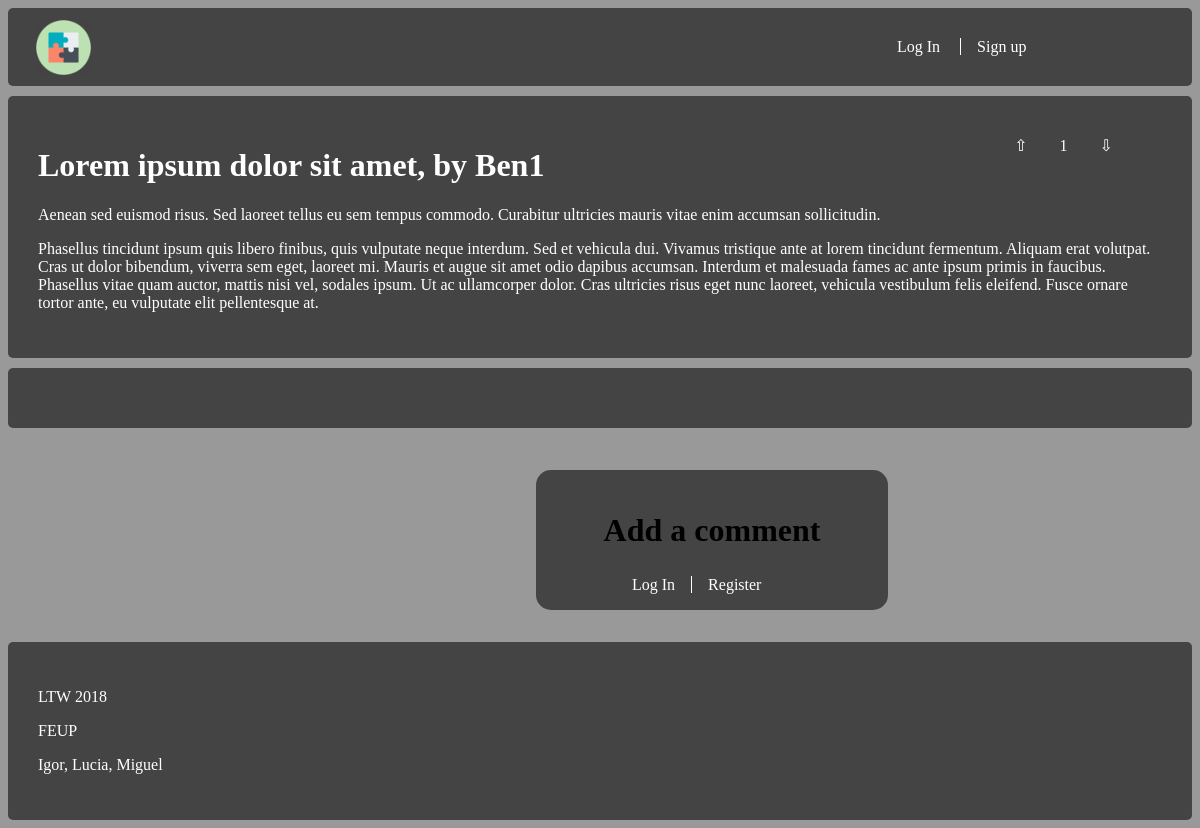
Page /story_item.php?id_story=1 on the earlier database version.
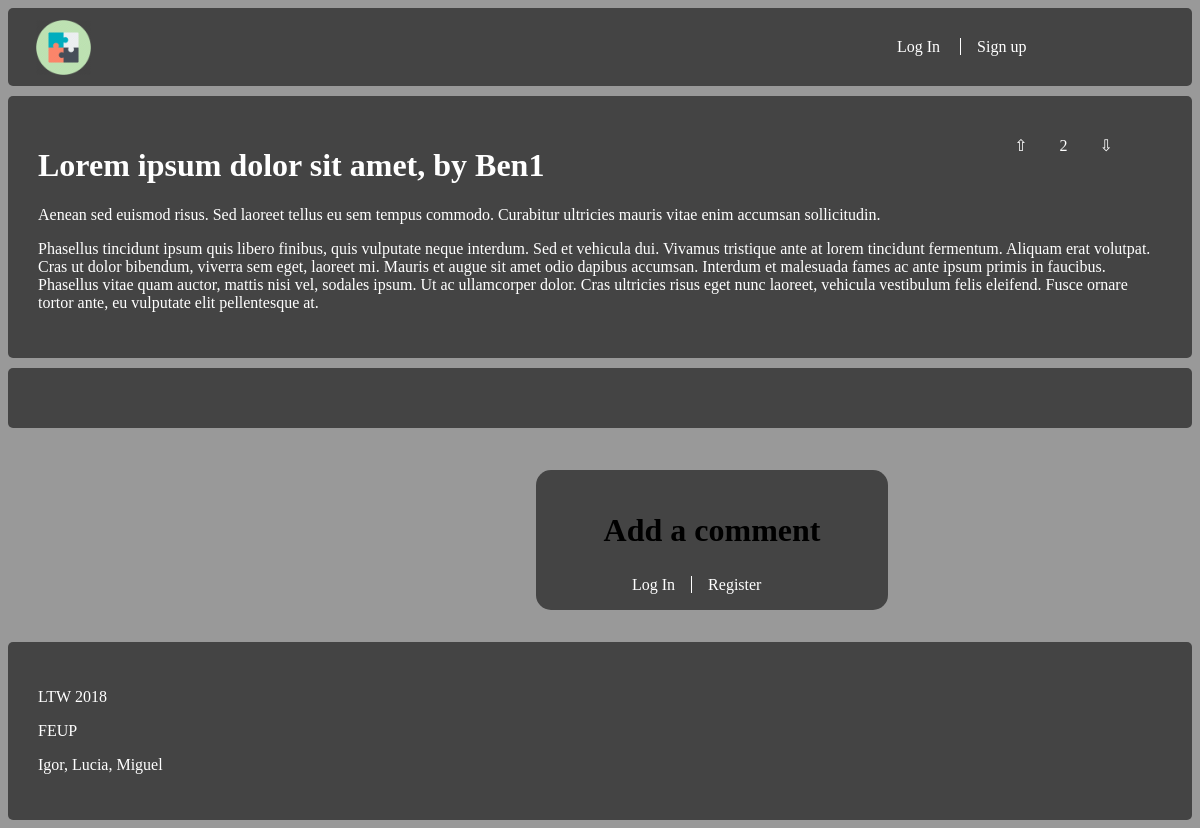
Same page on the later database version.
### tables this page shows
CREATE TABLE stories (
    id_story INTEGER PRIMARY KEY,
    id_user VARCHAR REFERENCES users NOT NULL,
    published DATE NOT NULL,
    title VARCHAR NOT NULL,
    brief_intro VARCHAR NOT NULL,
    storie_text VARCHAR NOT NULL,
    plus INTEGER NOT NULL
);

CREATE TABLE users (
    id_user INTEGER PRIMARY KEY AUTOINCREMENT,
    username VARCHAR NOT NULL,
    password VARCHAR NOT NULL
);

### database/user.php (called while the page is built, shortened)
<?php
    function getUsername($id) {
        global $dbh;
        $stmt = $dbh->prepare("SELECT * FROM users WHERE id_user = ?");
        $stmt->execute(array($id));
        return $stmt->fetch()["username"];
    }
?>

### story_item.php (the view, shortened to what this page needs)
<!DOCTYPE html>
<html lang="en">
<?php
        $id_story = $_GET['id_story'];
        $db = new PDO('sqlite:database/stories_db.db');
        $stmt = $db->prepare("SELECT *
                               FROM stories
                               WHERE id_story = ?
                               ORDER BY published");
        $stmt->execute(array($id_story));
        $story =  $stmt->fetch();
?>
<head>
    <link rel="stylesheet" type="text/css" media="screen" href="style/layout.css" />
    <link rel="stylesheet" type="text/css" media="screen" href="style/main.css" />
</head>
<body>
<div class="wrapper">
<div class="box header">
    <section id="story">
        <?php
        include_once('includes/header.php');
        ?>
        </div>
        <div class = "box content">
        <?php
        echo '<div class="votes">';
		if($_SESSION["logged_in"]) {
			if(hasUpvotedStory($_SESSION["id_user"], $id_story))
				echo '<a href="action_upvote_story.php">⬆</a>';
			else
				echo '<a href="action_upvote_story.php">⇧</a>';
			echo $story['plus'];
			if(hasDownvotedStory($_SESSION["id_user"], $id_story))
				echo '<a href="action_downvote_story.php">⬇</a>';
			else
				echo '<a href="action_downvote_story.php">⇩</a>';
		} else {
			echo '<a href="login.php">⇧</a>';
			echo $story['plus'];
			echo '<a href="login.php">⇩</a>';
		}
        echo '</div>';
         echo '<h1>' . $story['title']  . ', by <a href="user_page.php?id_user=' . $story["id_user"] . '">' . getUsername($story["id_user"]) . '</a></h1>';
         echo '<p>' . $story['brief_intro'] . '</p>';
         echo '<p>'. $story['storie_text'] .'</p>';
         ?>
         </div>
         <div class = "box footer">
         </div>
         <form action="add_comment.php" method="post">
            <h2>Add a comment</h2>
            <?php
                if ($_SESSION["logged_in"]) {?>
            <label>Username:
                <?php echo $_SESSION["username"]; ?>
            </label>
            <input type="hidden" name="username" value="<?=$_SESSION["username"]?>">
            <label>Comment
                <textarea name="text"></textarea>
            </label>
            <input type="hidden" name="id" value="<?=$id_story?>">
            <input type="hidden" name="id_parent" value="0">
            <input type="submit" value="Reply">
            <?php } else {
                ?>
                <div id = "links">
                <?php
                echo '<a href="login.php">Log In</a>';
                echo '<a href="register.php">Register</a>';
                ?>
                </div>
                <?php
            }?>
        </form>
    </div>
<?php include_once('includes/footer.php'); ?>
</body>
</html>

Differences in the rows shown:
changed stories "Lorem ipsum dolor sit amet": plus "1" → "2"
